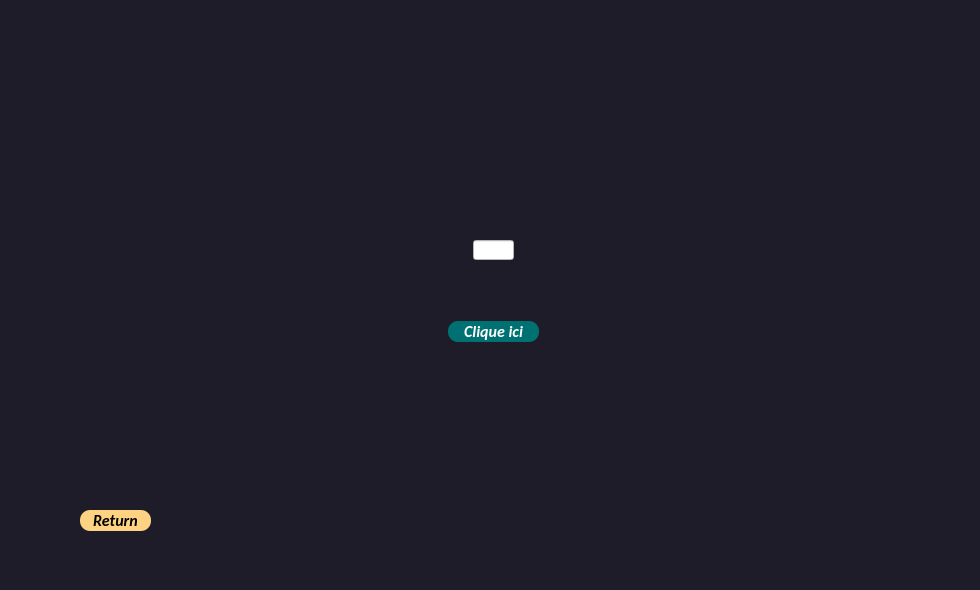
<?xml version="1.0" encoding="UTF-8"?>
<ui version="4.0">
 <class>MainWindow</class>
 <widget class="QMainWindow" name="MainWindow">
  <property name="geometry">
   <rect>
    <x>0</x>
    <y>0</y>
    <width>980</width>
    <height>590</height>
   </rect>
  </property>
  <property name="windowTitle">
   <string>MainWindow</string>
  </property>
  <property name="styleSheet">
   <string notr="true"/>
  </property>
  <widget class="QWidget" name="centralwidget">
   <widget class="QLineEdit" name="N_generate">
    <property name="geometry">
     <rect>
      <x>473</x>
      <y>240</y>
      <width>41</width>
      <height>20</height>
     </rect>
    </property>
    <property name="styleSheet">
     <string notr="true">background:white;</string>
    </property>
   </widget>
   <widget class="QPushButton" name="return_generate">
    <property name="geometry">
     <rect>
      <x>80</x>
      <y>510</y>
      <width>71</width>
      <height>21</height>
     </rect>
    </property>
    <property name="font">
     <font>
      <family>Calibri</family>
      <pointsize>12</pointsize>
      <weight>75</weight>
      <italic>true</italic>
      <bold>true</bold>
      <stylestrategy>PreferDefault</stylestrategy>
      <kerning>true</kerning>
     </font>
    </property>
    <property name="mouseTracking">
     <bool>true</bool>
    </property>
    <property name="focusPolicy">
     <enum>Qt::StrongFocus</enum>
    </property>
    <property name="contextMenuPolicy">
     <enum>Qt::DefaultContextMenu</enum>
    </property>
    <property name="styleSheet">
     <string notr="true">border-radius: 10px;
background-color: #FDD383</string>
    </property>
    <property name="text">
     <string>Return</string>
    </property>
   </widget>
   <widget class="QLabel" name="label">
    <property name="geometry">
     <rect>
      <x>-10</x>
      <y>-10</y>
      <width>1011</width>
      <height>601</height>
     </rect>
    </property>
    <property name="autoFillBackground">
     <bool>false</bool>
    </property>
    <property name="styleSheet">
     <string notr="true">background-color: rgb(29, 28, 40);</string>
    </property>
    <property name="text">
     <string>&lt;html&gt;&lt;head/&gt;&lt;body&gt;&lt;p&gt;&lt;img src=&quot;:/Bg/TP THL/Frame_Generer.jpg&quot;/&gt;&lt;/p&gt;&lt;/body&gt;&lt;/html&gt;</string>
    </property>
    <property name="scaledContents">
     <bool>false</bool>
    </property>
   </widget>
   <widget class="QPushButton" name="generate_button">
    <property name="geometry">
     <rect>
      <x>448</x>
      <y>321</y>
      <width>91</width>
      <height>21</height>
     </rect>
    </property>
    <property name="font">
     <font>
      <family>Calibri</family>
      <pointsize>12</pointsize>
      <weight>75</weight>
      <italic>true</italic>
      <bold>true</bold>
      <stylestrategy>PreferDefault</stylestrategy>
      <kerning>true</kerning>
     </font>
    </property>
    <property name="mouseTracking">
     <bool>true</bool>
    </property>
    <property name="focusPolicy">
     <enum>Qt::StrongFocus</enum>
    </property>
    <property name="contextMenuPolicy">
     <enum>Qt::DefaultContextMenu</enum>
    </property>
    <property name="styleSheet">
     <string notr="true">border-radius: 10px;
background-color: #007172;
color: white;</string>
    </property>
    <property name="text">
     <string>Clique ici</string>
    </property>
   </widget>
   <zorder>label</zorder>
   <zorder>N_generate</zorder>
   <zorder>return_generate</zorder>
   <zorder>generate_button</zorder>
  </widget>
 </widget>
 <resources>
  <include location="Frame1.qrc"/>
  <include location="TP THL/Frame1.qrc"/>
 </resources>
 <connections/>
</ui>
